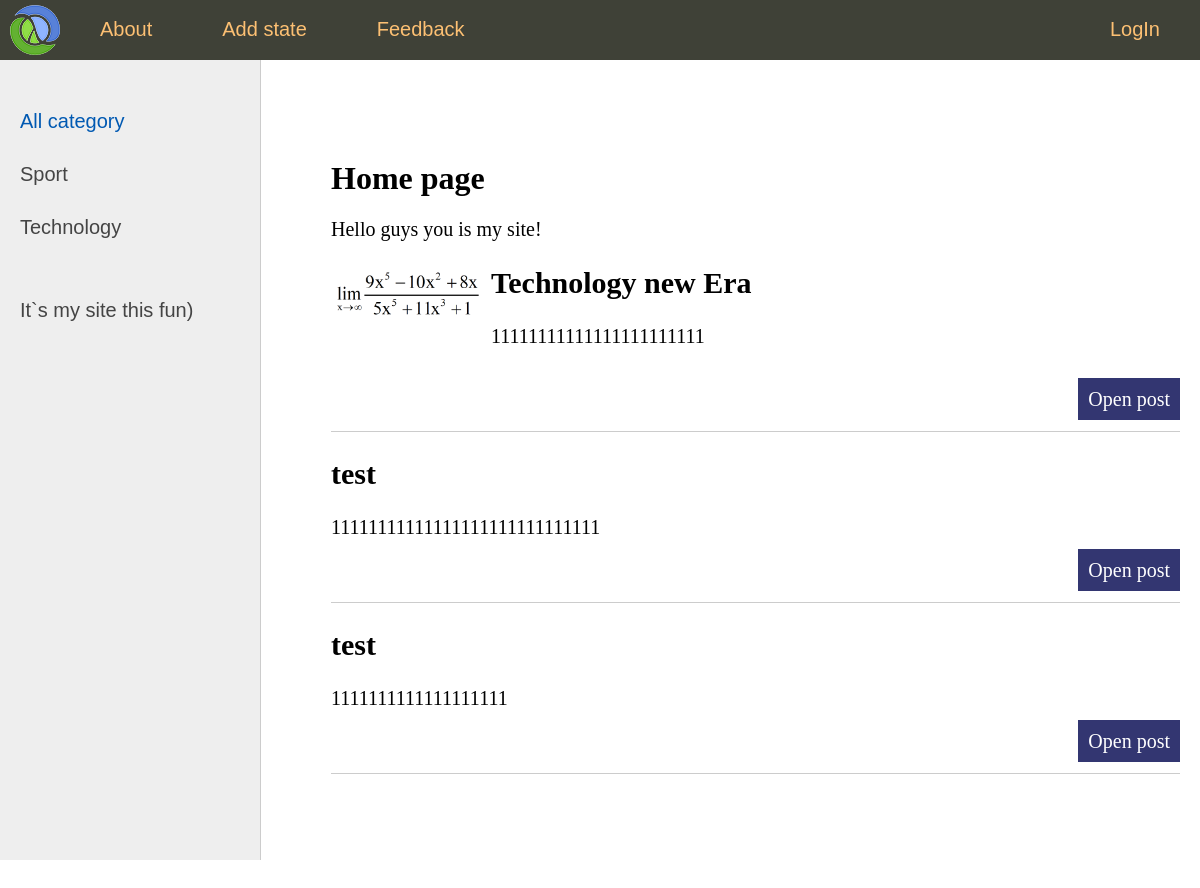
Before: / with the older database file.
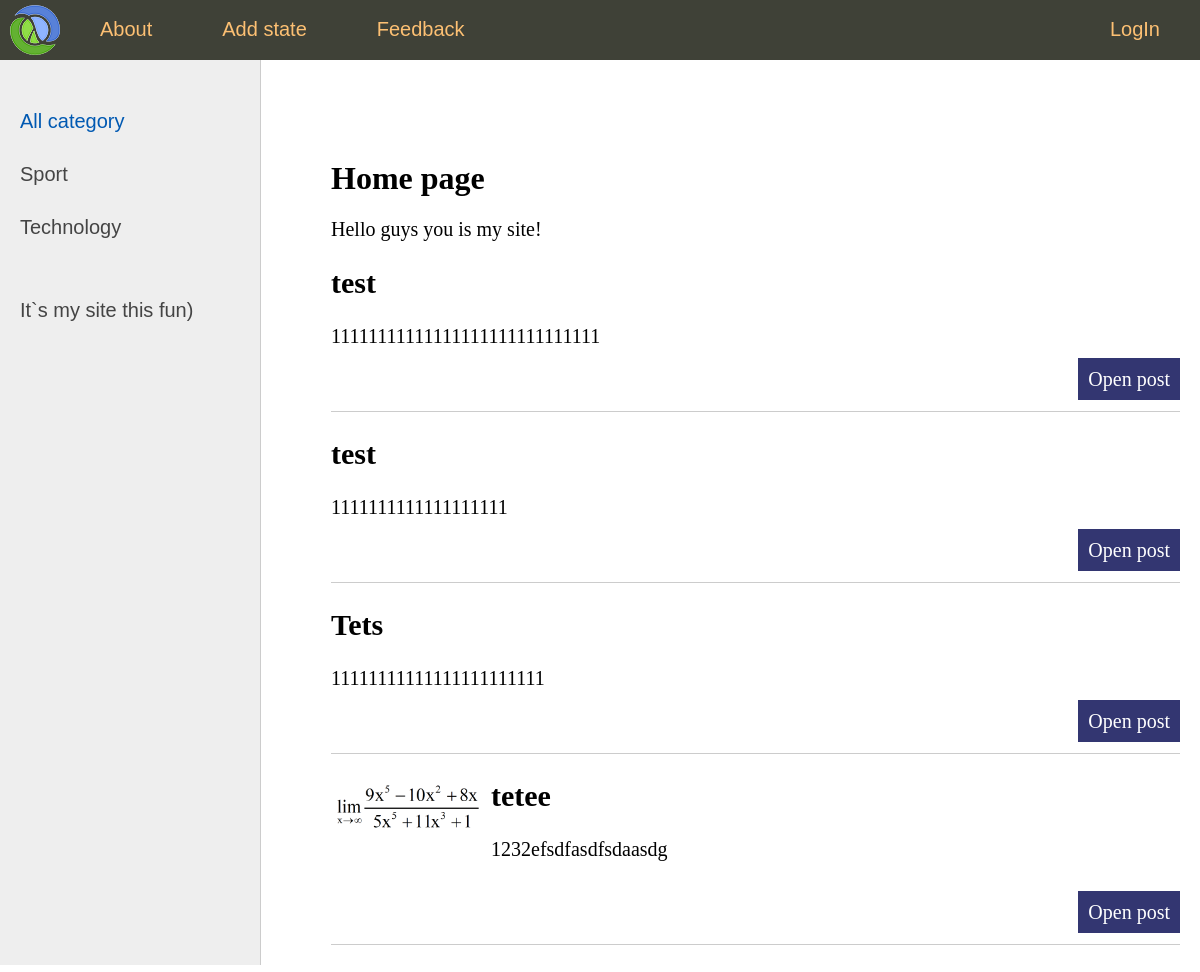
After: the same page with the newer database file.
### tetapp/models.py (models this page shows, shortened)
class Category(models.Model):
    name = models.CharField(max_length=100, db_index=True, verbose_name='category')
    slug = models.SlugField(max_length=255, unique=True, db_index=True, verbose_name="URL")
    def get_absolute_url(self):
        return reverse('category', kwargs={'cat_slug': self.slug})
    class Meta:
        verbose_name = 'Category'
        verbose_name_plural = 'Category'
        ordering = ['id']

class posts(models.Model):
    title = models.CharField(max_length=255, verbose_name='Title')
    slug = models.SlugField(max_length=255, unique=True, db_index=True, verbose_name="URL")
    content = models.TextField(blank=True, verbose_name='Content')
    photo = models.ImageField(upload_to="photos/%Y/%m/%d/", verbose_name='Photo')
    time_create = models.DateTimeField(auto_now_add=True, verbose_name='Date Create')
    time_update = models.DateTimeField(auto_now=True, verbose_name='Date Update')
    is_published = models.BooleanField(default=True, verbose_name='Published')
    cat = models.ForeignKey('Category', on_delete=models.PROTECT, verbose_name='Category')
    def get_absolute_url(self):
        return reverse('post', kwargs={'post_slug': self.slug})
    class Meta:
        verbose_name = 'Post'
        verbose_name_plural = 'Post'
        ordering = ['time_create', 'title']

### tetapp/views.py (the view)
# urls.py: path('', TetHome.as_view(), name='home'),
class TetHome(DataMixin, ListView):
    model = posts
    template_name = 'tetapp/index.html'
    context_object_name = 'posts'
    def get_context_data(self, *, object_list=None, **kwargs):
        context = super().get_context_data(**kwargs)
        c_def = self.get_user_context(title='Home page')
        context = dict(list(context.items()) + list(c_def.items()))
        return context
    def get_queryset(self):
        return posts.objects.filter(is_published=True)

### tetapp/utils.py (called while the page is built)
        def get_user_context(self, **kwargs):
                context = kwargs
                cats = Category.objects.all()
                context['menu'] = menu
                context['cats'] = cats
                if 'cat_selected' not in context:
                        context['cat_selected'] = 0
                return context

### tetapp/templates/tetapp/index.html (shortened to what this page needs)
{% extends 'tetapp/base.html' %}
{% block content %}
    <h1>{{ title }}</h1>
    <p>Hello guys you is my site!</p>
    <ul class="list-articles">
        {% for p in posts %}
        <li>
            {% if p.photo %}
                <p><img class="img-article-left thumb" src="{{p.photo.url}}"></p>
            {% endif %}
            <h2>{{ p.title }}</h2>
            <p>{{ p.content }}</p>
            <p class="link-read-post"><a href="{{ p.get_absolute_url }}">Open post</a></p>
        </li>
        {% endfor %}
    </ul>
{% endblock %}

### tetapp/templates/tetapp/base.html (shortened to what this page needs)
{% load static %}
{% load tet_tags %}
<!doctype html>
<html lang="en">
<head>
    <link rel="stylesheet" href="{% static 'tetapp/css/style.css'%}">
    <link rel="stylesheet" href="{% static 'tetapp/images/main.ico' %}" type='image/x-icon'>
</head>
<body>
    {% block mainmenu %}
    <div class="header">
        <ul id="mainmenu" class="mainmenu">
            <li class="logo"><a href="{% url 'home' %}"><div class="logo"></div></a></li>
            {% for m in menu %}
                {% if not forloop.last %}
                    <li><a href="{% url m.url_name %}">{{ m.title }}</a></li>
                {% else %}
                    <li class="last"><a href="{% url m.url_name %}">{{ m.title }}</a></li>
                {% endif %}
            {% endfor %}
        </ul>
    </div>
        <table class="table-content" border="0" cellpadding="0" cellspacing="0">
        <tr>
            <td valign="top" class="left-chapters">
                <ul id="leftchapters">
                    {% if cat_selected == 0 %}
                        <li class="selected">All category</li>
                        {% else %}
                        <li><a href="{% url 'home' %}">All category</a></li>
                    {% endif %}
                    {% for c in cats %}
                        {% if c.pk == cat_selected %}
                            <li class="selected">{{ c.name }}</li>
                        {% else %}
                            <li><a href="{{ c.get_absolute_url }}">{{ c.name }}</a></li>
                        {% endif %}
                    {% endfor %}
                    <p>It`s my site this fun)</p>
                </ul>
            </td>
            <td valign="top" class="content">
                <div class="content-text">
                    {% block content %}
                    {% endblock %}
                </div>
            </td>
        </tr></table>
    {% endblock %}
</body>
</html>

### tetapp/static/tetapp/css/style.css (style rules this page uses)
html, body { font-family: 'Arial'; margin: 0; padding: 0; height: 100%; width: 100%; color: #444; }
a { color: #0059b2; text-decoration: none; }
img { max-width: 600px; height: auto; }
img.img-article-left { max-width: 300px; height: auto; float: left; padding: 0 10px 10px 0; }
img.img-article-left.thumb { max-width: 150px; height: auto; }
p.link-read-post { text-align: right; }
p.link-read-post a { padding: 10px; min-width: 100px; background: #333671; color: #fff; text-decoration: none; }
ul.list-articles { list-style: none; margin: 0; padding: 0; }
ul.list-articles li { border-bottom: 1px solid #ccc; }
.header { background: #3F4137; height: 60px; }
.logo { background: url('../images/logo.png') no-repeat 10px 5px; width: 70px; height: 60px; }
ul.mainmenu { list-style: none; margin: 0; padding: 0; height: 60px; color: #fdc073; font-size: 20px; overflow: hidden; }
ul.mainmenu li { float: left; margin: 18px 40px 0 30px; }
ul.mainmenu li.logo { margin: 0; }
ul.mainmenu li.last { float: right; }
ul.mainmenu li a { color: #fdc073; text-decoration: none; }
.table-content { width: 100%; min-height: 100%; height: 100%; }
.left-chapters { margin: 0; background: #eee; border-right: 1px solid #ccc; min-height: 100%; }
.left-chapters ul { width: 230px; min-height: 100%; margin: 0; padding: 20px 10px 10px 20px; list-style: none; font-size: 20px; }
.left-chapters ul li { margin: 30px 0 0 0; color: #999; }
.left-chapters ul li.selected { color: #0059b2; }
.left-chapters ul li a { color: #444; text-decoration: none; }
.content { padding: 40px 20px 20px 40px; width: 100%; box-sizing: border-box; }
.content-text { margin: 60px 0 0 30px; color: #000; font-size: 20px; font-family: Yandex Sans Display Light; }
.content-text h1 { font-size: 32px; }

Changed rows visible on the page:
no longer on this page (row edited): posts: photo (picture), title "Technology new Era", content "11111111111111111111111"
added posts: title "Tets", content "11111111111111111111111"
added posts: photo (picture), title "tetee", content "1232efsdfasdfsdaasdg"
